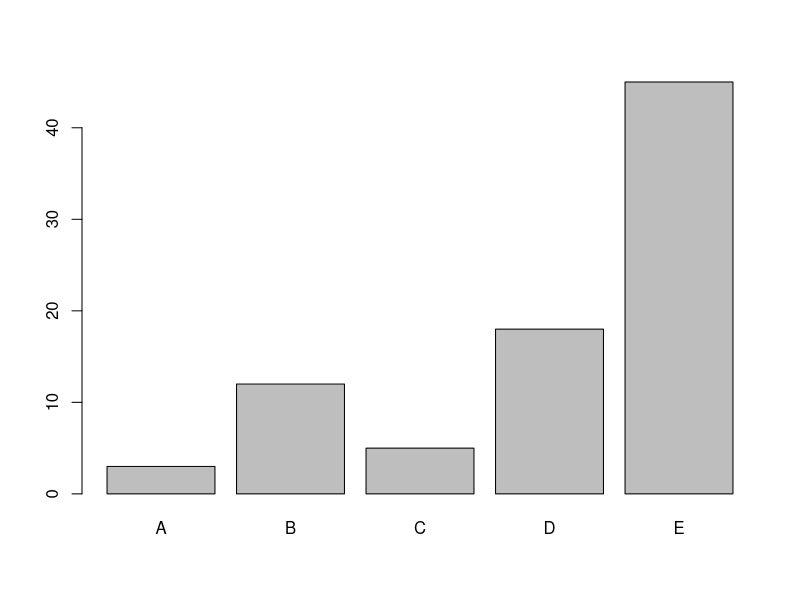
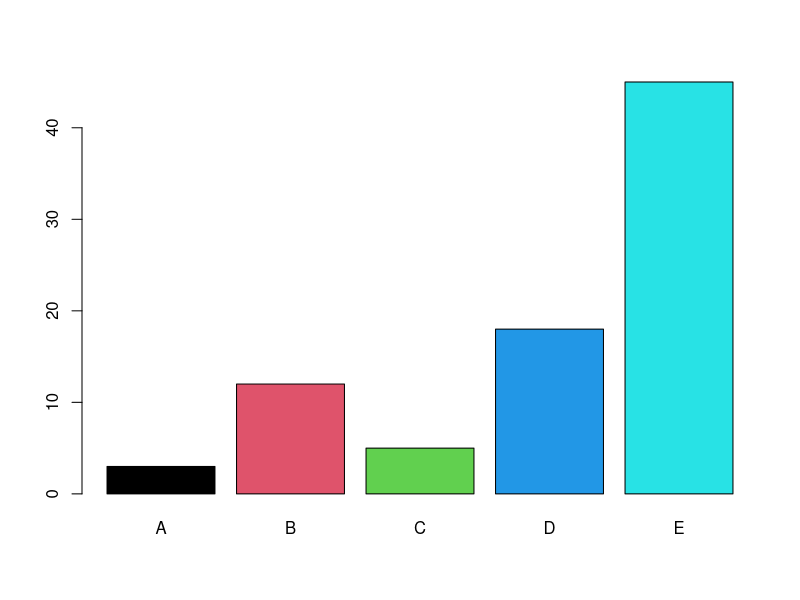
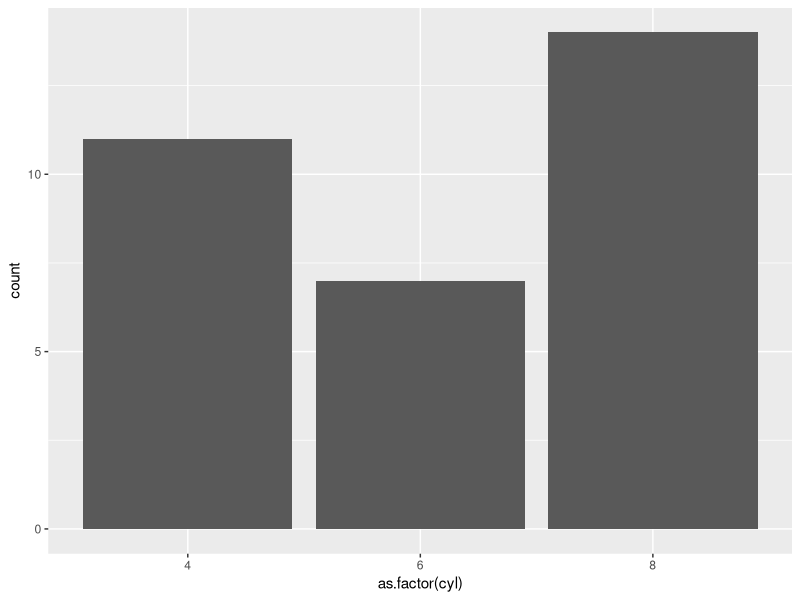
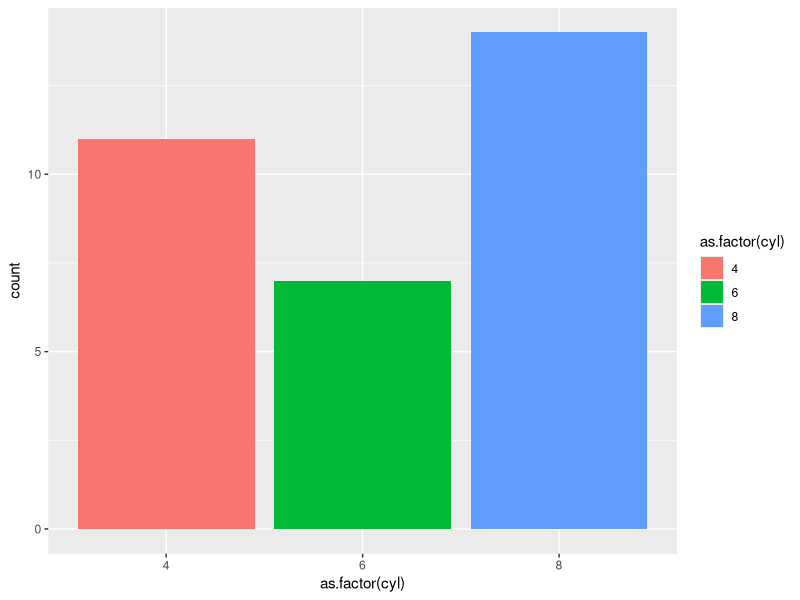
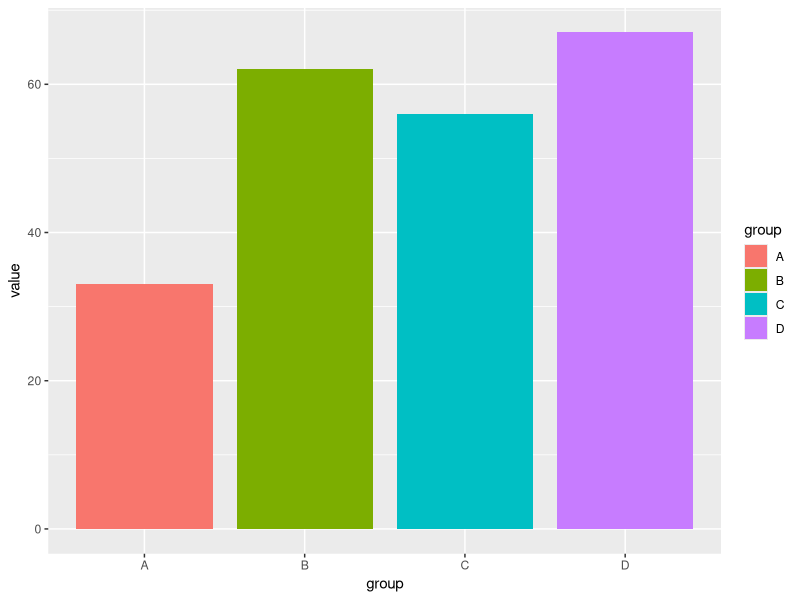
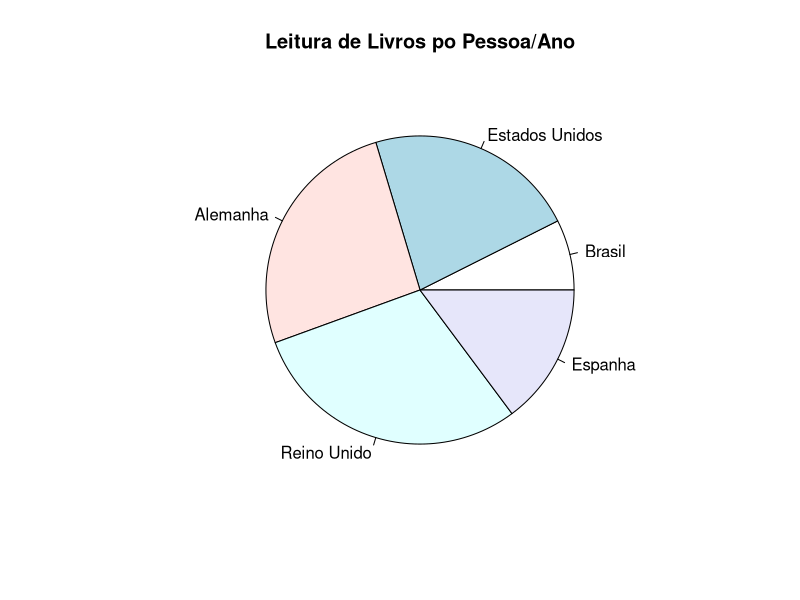
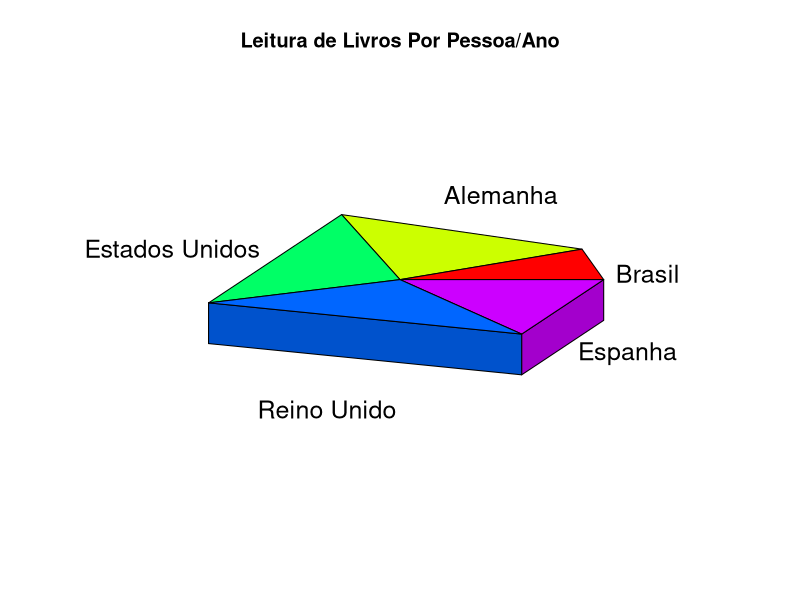
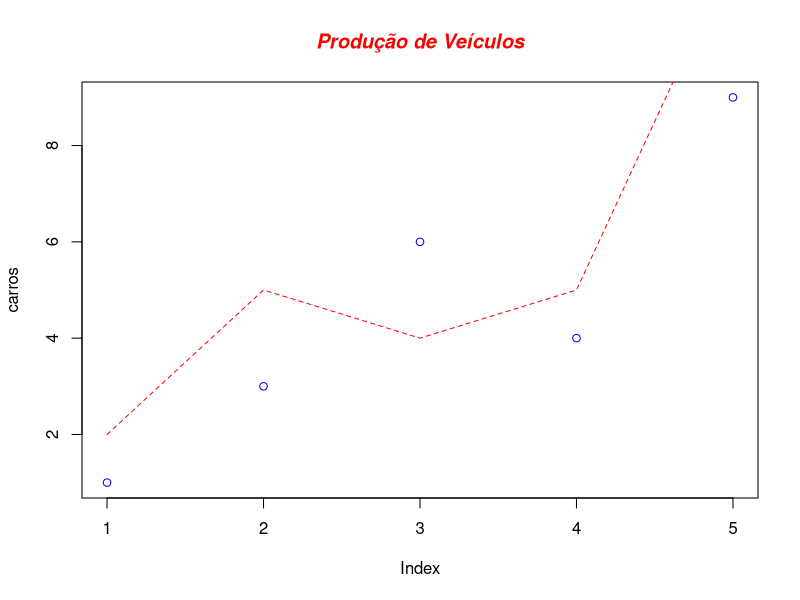

Here is the R script that generated these plots, in order: (Note: this script raises an error after producing the figures.)
setwd("C:/Users/grazi/Downloads/DCTSPESSOAIS/POWERBI/CAP12/Usuarios")
getwd

vetor_total_resultados = c(3,12,5,18,45)
names(vetor_total_resultados) = c("A","B","C","D","E")
vetor_total_resultados

?barplot
barplot(vetor_total_resultados)
barplot(vetor_total_resultados, col = c(1,2,3,4,5))

png("barplot.png", width = 480, height = 480)
barplot(vetor_total_resultados,
        col = rgb(0.5,0.1,0.6,0.6),
        xlab = "Categorias",
        ylab = "Valores",
        main = "Barplot em R",
        Ylim = c(0.60))
dev.off()

library(ggplot2)
View(mtcars)

ggplot(mtcars, aes(x = as.factor(cyl) ))+
  geom_bar()

ggplot(mtcars, aes(x = as.factor(cyl), fill = as.factor(cyl)))+
  geom_bar()
scale_fill_manual(values = c("red","green","blue"))

dados = data.frame(group = c("A","B","C","D"), value = c(33,62,56,67))
View (dados)

ggplot (dados, aes(x = group, y = value, fill = group))+
  geom_bar(width = 0.85, stat = "identity")
### Pie Chart ####

fatias <- c(4, 12, 14, 16, 8)
países <- c("Brasil", "Estados Unidos", "Alemanha", "Reino Unido", "Espanha")
pie(fatias, labels = países, main = "Leitura de Livros po Pessoa/Ano")

###Pie Chart 3D###
install.packages("plotrix")
library(plotrix)

fatias <- c(4,12,14,16,8)
países <- c("Brasil","Alemanha","Estados Unidos", "Reino Unido", "Espanha")
pie3D(fatias, labels = países, explode = 0,1, main = "Leitura de Livros Por Pessoa/Ano")


### Line Chart###
#Dados
carros <- c(1,3,6,4,9)
caminhoes <- c(2,5,4,5,12)

#plot
plot(carros, typw = "o",  col = "blue", ylin = c(0,12))
lines(caminhoes, typw = "o", pch = 22, lty = 2, col = "red")
title(main = "Produção de Veículos", col.main = "red", font.main = 4)

###Boxplot###

library(ggplot2)
View(mpg)

#Plot
ggplot(mpg,aes(x = reorder(class, hwy), y = hwy, fill = class))+
    geom_boxplot()+
    xlab("class")+
    theme(legend.position = "none")

###Scatter Plot###


Library (ggplot2)
data = data.frame(cond = rep(c("condition_1", "condition_2"), each=10),
                    my_x = 1:100 + rnorm(100,sd=9), my_y = 1:100 + rnorm(100,sd=16))

ggplot(data,aes(x=my_x, y=my_y))+
  geom_point(shape=1)

#adiciona linha de regressão
ggplot(data,aes(x = my_x, y = my_y))+
  geom_point(shape = 1)+
  geom_smooth(method = lm, color = "red", se = TRUE)

#adiciona smooth
ggplot(data, aes(x=my_x, y=my_y))+
  geom_point(shape = 1)+
  geom_smooth(method=lm, color ="red", se=TRUE)
